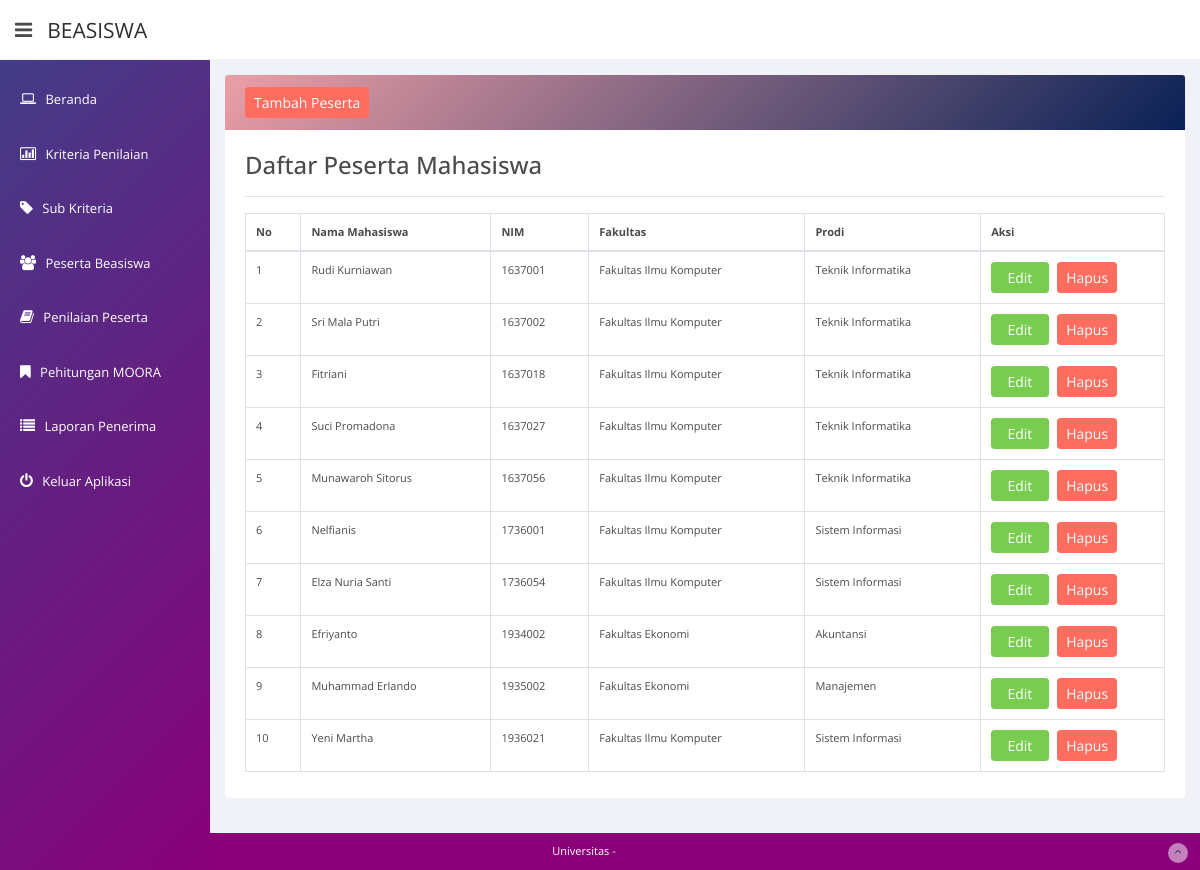
The app's page /peserta.php (signed in) with its own data.
### tables this page shows
CREATE TABLE `peserta` (
  `nim` int(20) NOT NULL,
  `nik` varchar(20) NOT NULL,
  `fakultas` varchar(65) NOT NULL,
  `prodi` varchar(65) NOT NULL,
  `jk` varchar(15) NOT NULL,
  `nama_peserta` varchar(100) NOT NULL,
  `alamat` text NOT NULL,
  `nilai_y` double NOT NULL
);

### peserta.php (the view, shortened to what this page needs)
<?php
include "head.php";
?>
<div class="row">
	<div class="col-md-12 col-lg-12">
	<div class="card">
		<div class="card-header">
		<a href="peserta_tambah.php"><input type="submit" value="Tambah Peserta" class="btn btn-sm btn-danger"></a>
	</div>
	<div class="card-body">
				<div class="datatable">
				<h4>Daftar Peserta Mahasiswa</h4>	<hr>
				<div class="datatable">
					<table class="table table-hover table-bordered">
						<thead>
							<tr>
								<th>No</th>
								<th>Nama Mahasiswa</th>
								<th>NIM</th>
								<th>Fakultas</th>
								<th>Prodi</th>
								<th>Aksi</th>
							</tr>
						</thead>
						<tbody>
							<?php
							$nomor=0;
							$tampil = mysql_query("SELECT * FROM peserta");
							while ($data = mysql_fetch_array($tampil)) {
								?>
								<tr>
									<td><?php echo $nomor=$nomor+1; ?></td>
									<td><?php echo $data['nama_peserta']; ?></td>
									<td><?php echo $data['nim']; ?></td>
									<td><?php echo $data['fakultas']; ?></td>
									<td><?php echo $data['prodi']; ?></td>
									<td width="20%">
										<a href="peserta_edit.php?nim=<?php echo $data['nim']; ?>">
										<button class="btn btn-success btn-sm">&nbsp;&nbsp;Edit&nbsp;&nbsp;</button>
										</a>
										<a href="peserta_hapus.php?nim=<?php echo $data['nim']; ?>">
										<button class="btn btn-danger btn-sm">Hapus</button>
										</a>
									</td>
								</tr>
							<?php
						}
							?>
						</tbody>
					</table>
					</div>
			</div>
			</div>
				</div>
				</div>
				</div>
			<?php include "footer.php"; ?>

### head.php (shortened to what this page needs)
<!DOCTYPE html>
<html lang="en">
<head>
    <link href="css/bootstrap.min.css" rel="stylesheet">
    <link href="css/bootstrap-reset.css" rel="stylesheet">
	 <link href="assets/font-awesome/css/font-awesome.css" rel="stylesheet" />
    <link href="assets/advanced-datatable/media/css/demo_page.css" rel="stylesheet" />
    <link href="assets/advanced-datatable/media/css/demo_table.css" rel="stylesheet" />
    <link rel="stylesheet" href="assets/data-tables/DT_bootstrap.css" />
    <link href="css/style.css" rel="stylesheet">
    <link href="css/style-responsive.css" rel="stylesheet" />
    <link rel="stylesheet" type="text/css" href="css/jquery.steps.css" />
	<link rel="stylesheet" href="css/owl.carousel.css" type="text/css">
	 <link rel="stylesheet" type="text/css" href="assets/bootstrap-datepicker/css/datepicker.css" />
    <link rel="stylesheet" type="text/css" href="assets/bootstrap-timepicker/compiled/timepicker.css" />
    <link rel="stylesheet" type="text/css" href="assets/bootstrap-daterangepicker/daterangepicker-bs3.css" />
      <link rel="stylesheet" type="text/css" href="assets/bootstrap-datetimepicker/css/datetimepicker.css" />
  </head>
  <body>
  <section id="container" class="boxed">
      <header class="header white-bg">
          <div class="sidebar-toggle-box">
              <i class="fa fa-bars"></i>
          </div>
          <a href="index.php" class="logo">BEASISWA<span></span></a>
      </header>
      <aside>
          <div id="sidebar"  class="nav-collapse ">
              <ul class="sidebar-menu" id="nav-accordion">
                <li><a href="index.php"><i class="fa fa-laptop"></i> Beranda</a></li>
                <li><a href="kriteria.php"><i class="fa fa-bar-chart-o"></i> Kriteria Penilaian</a></li>
                <li><a href="sub_kriteria.php"><i class="fa fa-tag"></i> Sub Kriteria</a></li>
                <li><a href="peserta.php"><i class="fa fa-users"></i> Peserta Beasiswa</a></li>
                <li><a href="nilai.php"><i class="fa fa-book"></i> Penilaian Peserta</a></li>
                <li><a href="analisa_hasil2.php"><i class="fa fa-bookmark"></i> Pehitungan MOORA</a></li>
                <li><a href="cetak.php"><i class="fa fa-list"></i> Laporan Penerima</a></li>
                <li><a href="logout.php"><i class="fa fa-power-off"></i> Keluar Aplikasi</a></li>
                </ul>
          </div>
      </aside>
      <section id="main-content">
          <section class="wrapper">

### footer.php (shortened to what this page needs)
</section>
      </section>
      <footer class="site-footer">
          <div class="text-center">
             Universitas -
              <a href="#" class="go-top">
                  <i class="fa fa-angle-up"></i>
              </a>
          </div>
      </footer>
  </section>
  </body>
</html>

### head.php (style rules this page uses)
.card-header { border-color: #fff; background-image: linear-gradient(135deg, #ec9fa6 0%, #092156 100%); font-size: 16px; font-weight: 600; color: #fff; }

### records on screen
peserta: nama_peserta "Rudi Kurniawan", nim "1637001", fakultas "Fakultas Ilmu Komputer", prodi "Teknik Informatika"
peserta: nomor "2", nama_peserta "Sri Mala Putri", nim "1637002", fakultas "Fakultas Ilmu Komputer", prodi "Teknik Informatika"
peserta: nomor "3", nama_peserta "Fitriani", nim "1637018", fakultas "Fakultas Ilmu Komputer", prodi "Teknik Informatika"
peserta: nomor "4", nama_peserta "Suci Promadona", nim "1637027", fakultas "Fakultas Ilmu Komputer", prodi "Teknik Informatika"
peserta: nomor "5", nama_peserta "Munawaroh Sitorus", nim "1637056", fakultas "Fakultas Ilmu Komputer", prodi "Teknik Informatika"
peserta: nomor "6", nama_peserta "Nelfianis", nim "1736001", fakultas "Fakultas Ilmu Komputer", prodi "Sistem Informasi"
peserta: nomor "7", nama_peserta "Elza Nuria Santi", nim "1736054", fakultas "Fakultas Ilmu Komputer", prodi "Sistem Informasi"
peserta: nomor "8", nama_peserta "Efriyanto", nim "1934002", fakultas "Fakultas Ekonomi", prodi "Akuntansi"
peserta: nomor "9", nama_peserta "Muhammad Erlando", nim "1935002", fakultas "Fakultas Ekonomi", prodi "Manajemen"
peserta: nomor "10", nama_peserta "Yeni Martha", nim "1936021", fakultas "Fakultas Ilmu Komputer", prodi "Sistem Informasi"
